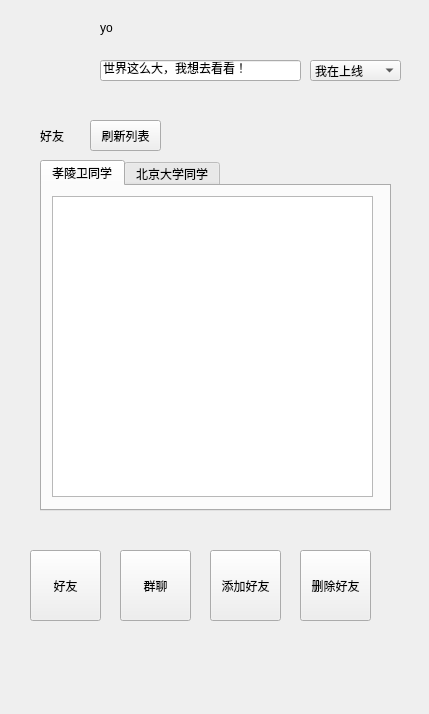
<?xml version="1.0" encoding="UTF-8"?>
<ui version="4.0">
 <class>clientmain</class>
 <widget class="QWidget" name="clientmain">
  <property name="geometry">
   <rect>
    <x>0</x>
    <y>0</y>
    <width>429</width>
    <height>714</height>
   </rect>
  </property>
  <property name="windowTitle">
   <string>Form</string>
  </property>
  <widget class="QLabel" name="label">
   <property name="geometry">
    <rect>
     <x>0</x>
     <y>10</y>
     <width>421</width>
     <height>691</height>
    </rect>
   </property>
   <property name="text">
    <string/>
   </property>
   <property name="pixmap">
    <pixmap resource="resources.qrc">:/reses/res/backgroud/bac_cat1.jpg</pixmap>
   </property>
   <property name="scaledContents">
    <bool>true</bool>
   </property>
  </widget>
  <widget class="QLabel" name="label_selfIcon">
   <property name="geometry">
    <rect>
     <x>10</x>
     <y>20</y>
     <width>81</width>
     <height>81</height>
    </rect>
   </property>
   <property name="text">
    <string/>
   </property>
   <property name="pixmap">
    <pixmap resource="resources.qrc">:/reses/res/icons/icon_cat8.jpg</pixmap>
   </property>
   <property name="scaledContents">
    <bool>true</bool>
   </property>
  </widget>
  <widget class="QLabel" name="label_3">
   <property name="geometry">
    <rect>
     <x>100</x>
     <y>20</y>
     <width>72</width>
     <height>15</height>
    </rect>
   </property>
   <property name="text">
    <string>yo</string>
   </property>
  </widget>
  <widget class="QLineEdit" name="lineEdit">
   <property name="geometry">
    <rect>
     <x>100</x>
     <y>60</y>
     <width>201</width>
     <height>21</height>
    </rect>
   </property>
   <property name="text">
    <string>世界这么大，我想去看看！</string>
   </property>
  </widget>
  <widget class="QWidget" name="widget" native="true">
   <property name="geometry">
    <rect>
     <x>10</x>
     <y>540</y>
     <width>381</width>
     <height>101</height>
    </rect>
   </property>
   <widget class="QToolButton" name="btnFriend">
    <property name="geometry">
     <rect>
      <x>20</x>
      <y>10</y>
      <width>71</width>
      <height>71</height>
     </rect>
    </property>
    <property name="text">
     <string>好友</string>
    </property>
   </widget>
   <widget class="QToolButton" name="btnGroup">
    <property name="geometry">
     <rect>
      <x>110</x>
      <y>10</y>
      <width>71</width>
      <height>71</height>
     </rect>
    </property>
    <property name="text">
     <string>群聊</string>
    </property>
   </widget>
   <widget class="QToolButton" name="toolButton_3">
    <property name="geometry">
     <rect>
      <x>200</x>
      <y>10</y>
      <width>71</width>
      <height>71</height>
     </rect>
    </property>
    <property name="text">
     <string>添加好友</string>
    </property>
   </widget>
   <widget class="QToolButton" name="toolButton_4">
    <property name="geometry">
     <rect>
      <x>290</x>
      <y>10</y>
      <width>71</width>
      <height>71</height>
     </rect>
    </property>
    <property name="text">
     <string>删除好友</string>
    </property>
   </widget>
  </widget>
  <widget class="QStackedWidget" name="stackedWidget">
   <property name="geometry">
    <rect>
     <x>30</x>
     <y>120</y>
     <width>371</width>
     <height>411</height>
    </rect>
   </property>
   <property name="currentIndex">
    <number>0</number>
   </property>
   <widget class="QWidget" name="page">
    <widget class="QLabel" name="label_4">
     <property name="geometry">
      <rect>
       <x>10</x>
       <y>0</y>
       <width>341</width>
       <height>31</height>
      </rect>
     </property>
     <property name="text">
      <string>好友</string>
     </property>
    </widget>
    <widget class="QTabWidget" name="tabWidgetFriends">
     <property name="geometry">
      <rect>
       <x>10</x>
       <y>40</y>
       <width>351</width>
       <height>351</height>
      </rect>
     </property>
     <property name="currentIndex">
      <number>0</number>
     </property>
     <widget class="QWidget" name="tab">
      <attribute name="title">
       <string>孝陵卫同学</string>
      </attribute>
      <widget class="QListWidget" name="friendListWidget2">
       <property name="geometry">
        <rect>
         <x>10</x>
         <y>10</y>
         <width>321</width>
         <height>301</height>
        </rect>
       </property>
      </widget>
     </widget>
     <widget class="QWidget" name="tab_2">
      <attribute name="title">
       <string>北京大学同学</string>
      </attribute>
      <widget class="QQListWidget" name="friendListWidget">
       <property name="geometry">
        <rect>
         <x>15</x>
         <y>60</y>
         <width>301</width>
         <height>192</height>
        </rect>
       </property>
      </widget>
     </widget>
    </widget>
    <widget class="QToolButton" name="btnRefresh">
     <property name="geometry">
      <rect>
       <x>60</x>
       <y>0</y>
       <width>71</width>
       <height>31</height>
      </rect>
     </property>
     <property name="text">
      <string>刷新列表</string>
     </property>
    </widget>
   </widget>
   <widget class="QWidget" name="page_2">
    <widget class="QLabel" name="label_5">
     <property name="geometry">
      <rect>
       <x>10</x>
       <y>0</y>
       <width>341</width>
       <height>31</height>
      </rect>
     </property>
     <property name="text">
      <string>群聊</string>
     </property>
    </widget>
    <widget class="QTabWidget" name="tabWidget_group">
     <property name="geometry">
      <rect>
       <x>20</x>
       <y>50</y>
       <width>321</width>
       <height>341</height>
      </rect>
     </property>
     <property name="currentIndex">
      <number>0</number>
     </property>
     <widget class="QWidget" name="tab_3">
      <attribute name="title">
       <string>Tab 1</string>
      </attribute>
      <widget class="QQListWidget" name="groupListWidget">
       <property name="geometry">
        <rect>
         <x>0</x>
         <y>10</y>
         <width>301</width>
         <height>301</height>
        </rect>
       </property>
      </widget>
     </widget>
     <widget class="QWidget" name="tab_4">
      <attribute name="title">
       <string>Tab 2</string>
      </attribute>
     </widget>
    </widget>
   </widget>
   <widget class="QWidget" name="page_3">
    <widget class="QLabel" name="label_6">
     <property name="geometry">
      <rect>
       <x>10</x>
       <y>10</y>
       <width>341</width>
       <height>31</height>
      </rect>
     </property>
     <property name="text">
      <string>添加好友</string>
     </property>
    </widget>
    <widget class="QTextBrowser" name="textBrowser_addFri">
     <property name="geometry">
      <rect>
       <x>10</x>
       <y>290</y>
       <width>351</width>
       <height>111</height>
      </rect>
     </property>
    </widget>
    <widget class="QLabel" name="label_2">
     <property name="geometry">
      <rect>
       <x>20</x>
       <y>60</y>
       <width>171</width>
       <height>16</height>
      </rect>
     </property>
     <property name="text">
      <string>输入要添加的好友ID：</string>
     </property>
    </widget>
    <widget class="QLineEdit" name="lineEdit_addID">
     <property name="geometry">
      <rect>
       <x>170</x>
       <y>60</y>
       <width>161</width>
       <height>21</height>
      </rect>
     </property>
    </widget>
    <widget class="QPushButton" name="btn_addFriend">
     <property name="geometry">
      <rect>
       <x>100</x>
       <y>110</y>
       <width>141</width>
       <height>71</height>
      </rect>
     </property>
     <property name="text">
      <string>添加</string>
     </property>
    </widget>
    <widget class="QLabel" name="label_8">
     <property name="geometry">
      <rect>
       <x>10</x>
       <y>270</y>
       <width>111</width>
       <height>16</height>
      </rect>
     </property>
     <property name="text">
      <string>操作信息：</string>
     </property>
    </widget>
   </widget>
   <widget class="QWidget" name="page_4">
    <widget class="QLabel" name="label_7">
     <property name="geometry">
      <rect>
       <x>10</x>
       <y>10</y>
       <width>341</width>
       <height>31</height>
      </rect>
     </property>
     <property name="text">
      <string>删除好友</string>
     </property>
    </widget>
    <widget class="QPushButton" name="on_pushButton_2">
     <property name="geometry">
      <rect>
       <x>100</x>
       <y>100</y>
       <width>141</width>
       <height>71</height>
      </rect>
     </property>
     <property name="text">
      <string>确认删除</string>
     </property>
    </widget>
    <widget class="QLineEdit" name="lineEdit_delete">
     <property name="geometry">
      <rect>
       <x>170</x>
       <y>50</y>
       <width>161</width>
       <height>21</height>
      </rect>
     </property>
    </widget>
    <widget class="QLabel" name="label_9">
     <property name="geometry">
      <rect>
       <x>10</x>
       <y>260</y>
       <width>111</width>
       <height>16</height>
      </rect>
     </property>
     <property name="text">
      <string>操作信息：</string>
     </property>
    </widget>
    <widget class="QLabel" name="label_10">
     <property name="geometry">
      <rect>
       <x>20</x>
       <y>50</y>
       <width>171</width>
       <height>16</height>
      </rect>
     </property>
     <property name="text">
      <string>输入要删除的好友ID：</string>
     </property>
    </widget>
    <widget class="QTextBrowser" name="textBrowser_delete">
     <property name="geometry">
      <rect>
       <x>10</x>
       <y>280</y>
       <width>351</width>
       <height>111</height>
      </rect>
     </property>
    </widget>
   </widget>
  </widget>
  <widget class="QComboBox" name="comboBox">
   <property name="geometry">
    <rect>
     <x>310</x>
     <y>60</y>
     <width>91</width>
     <height>21</height>
    </rect>
   </property>
   <item>
    <property name="text">
     <string>我在上线</string>
    </property>
   </item>
   <item>
    <property name="text">
     <string>离线</string>
    </property>
   </item>
  </widget>
 </widget>
 <customwidgets>
  <customwidget>
   <class>QQListWidget</class>
   <extends>QListWidget</extends>
   <header location="global">qqlistwidget.h</header>
  </customwidget>
 </customwidgets>
 <resources>
  <include location="resources.qrc"/>
 </resources>
 <connections/>
</ui>
